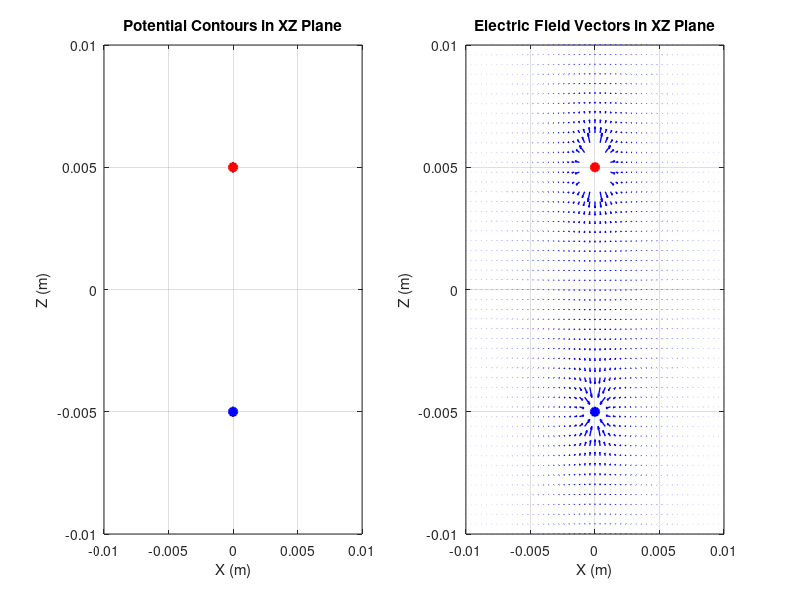
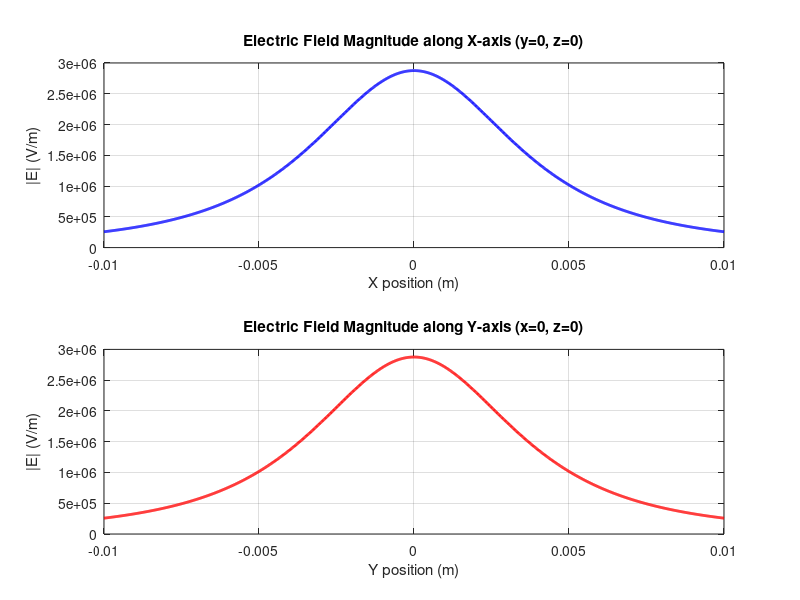

Source code (MATLAB) for these figures, in order:
clear all; close all; clc;

% Dipole parameters
Q = 4e-9;
d = 0.01;
epsilon0 = 8.854e-12;

% Charge positions: dipole along z-axis
z_plus = d/2;    % +Q at (0,0,d/2)
z_minus = -d/2;  % -Q at (0,0,-d/2)

% Grid for XZ plane (y=0)
[x, z] = meshgrid(-0.01:0.0002:0.01, -0.01:0.0002:0.01);
y = zeros(size(x));

% Calculate distances
r_plus = sqrt(x.^2 + y.^2 + (z - z_plus).^2);
r_minus = sqrt(x.^2 + y.^2 + (z - z_minus).^2);

% Calculate potential
V = (Q/(4*pi*epsilon0)) * (1./r_plus - 1./r_minus);

% Calculate electric field
[Ex, Ez] = gradient(-V, 0.0002, 0.0002);

%% Part A: Plot in XZ plane only
figure(1)
set(gcf, 'Name', 'Part A: Potential Contours & Electric field', 'NumberTitle', 'off');

% XZ Plane - Potential contours
subplot(1,2,1)
contour(x, z, V, 100, 'LineWidth', 1);
hold on;
% charge markers
plot(0, z_plus, 'ro', 'MarkerSize', 6, 'MarkerFaceColor', 'r', 'LineWidth', 1.5);
plot(0, z_minus, 'bo', 'MarkerSize', 6, 'MarkerFaceColor', 'b', 'LineWidth', 1.5);
axis([-0.01 0.01 -0.01 0.01]);
xlabel('X (m)'); ylabel('Z (m)');
title('Potential Contours in XZ Plane');
grid on; hold off;

% XZ Plane - Electric field vectors
subplot(1,2,2)
% Create mask to exclude region very near charges
mask = sqrt(x.^2 + (z - z_plus).^2) > 0.001 & sqrt(x.^2 + (z - z_minus).^2) > 0.001;

% Apply mask to arrow data
x_masked = x;
z_masked = z;
Ex_masked = Ex;
Ez_masked = Ez;

x_masked(~mask) = NaN;
z_masked(~mask) = NaN;
Ex_masked(~mask) = 0;
Ez_masked(~mask) = 0;

% Plot with masked data (cleaner near charges)
quiver(x_masked(1:2:end, 1:2:end), z_masked(1:2:end, 1:2:end), ...
       Ex_masked(1:2:end, 1:2:end), Ez_masked(1:2:end, 1:2:end), 'b', 'LineWidth', 1);
hold on;

% charge markers
plot(0, z_plus, 'ro', 'MarkerSize', 6, 'MarkerFaceColor', 'r', 'LineWidth', 1.5);
plot(0, z_minus, 'bo', 'MarkerSize', 6, 'MarkerFaceColor', 'b', 'LineWidth', 1.5);
axis([-0.01 0.01 -0.01 0.01]);
xlabel('X (m)'); ylabel('Z (m)');
title('Electric Field Vectors in XZ Plane');
grid on; hold off;

%% Part B: Calculate |E| on X and Y axes correctly
figure(2)
set(gcf, 'Name', 'Part B: |E| on X & Y axes', 'NumberTitle', 'off');

% X-axis
x_points = linspace(-0.01, 0.01, 1000);
y_axis = zeros(size(x_points));
z_axis = zeros(size(x_points));

% Calculate field COMPONENTS along X-axis
% Distance vectors
r_plus_x = sqrt(x_points.^2 + y_axis.^2 + (z_axis - z_plus).^2);
r_minus_x = sqrt(x_points.^2 + y_axis.^2 + (z_axis - z_minus).^2);

% Field from +Q
Ex_plus = (Q/(4*pi*epsilon0)) * (x_points - 0) ./ (r_plus_x.^3);
Ey_plus = (Q/(4*pi*epsilon0)) * (y_axis - 0) ./ (r_plus_x.^3);
Ez_plus = (Q/(4*pi*epsilon0)) * (z_axis - z_plus) ./ (r_plus_x.^3);

% Field from -Q
Ex_minus = (-Q/(4*pi*epsilon0)) * (x_points - 0) ./ (r_minus_x.^3);
Ey_minus = (-Q/(4*pi*epsilon0)) * (y_axis - 0) ./ (r_minus_x.^3);
Ez_minus = (-Q/(4*pi*epsilon0)) * (z_axis - z_minus) ./ (r_minus_x.^3);

% Total field components
Ex_total = Ex_plus + Ex_minus;
Ey_total = Ey_plus + Ey_minus;
Ez_total = Ez_plus + Ez_minus;

% Magnitude along X-axis
E_mag_x = sqrt(Ex_total.^2 + Ey_total.^2 + Ez_total.^2);

% Y-axis
y_axis = linspace(-0.01, 0.01, 1000);
x_axis = zeros(size(y_axis));
z_axis = zeros(size(y_axis));

% Calculate field COMPONENTS along Y-axis
r_plus_y = sqrt(x_axis.^2 + y_axis.^2 + (z_axis - z_plus).^2);
r_minus_y = sqrt(x_axis.^2 + y_axis.^2 + (z_axis - z_minus).^2);

% Field from +Q
Ex_plus = (Q/(4*pi*epsilon0)) * (x_axis - 0) ./ (r_plus_y.^3);
Ey_plus = (Q/(4*pi*epsilon0)) * (y_axis - 0) ./ (r_plus_y.^3);
Ez_plus = (Q/(4*pi*epsilon0)) * (z_axis - z_plus) ./ (r_plus_y.^3);

% Field from -Q
Ex_minus = (-Q/(4*pi*epsilon0)) * (x_axis - 0) ./ (r_minus_y.^3);
Ey_minus = (-Q/(4*pi*epsilon0)) * (y_axis - 0) ./ (r_minus_y.^3);
Ez_minus = (-Q/(4*pi*epsilon0)) * (z_axis - z_minus) ./ (r_minus_y.^3);

% Total field components
Ex_total = Ex_plus + Ex_minus;
Ey_total = Ey_plus + Ey_minus;
Ez_total = Ez_plus + Ez_minus;

% Magnitude along Y-axis
E_mag_y = sqrt(Ex_total.^2 + Ey_total.^2 + Ez_total.^2);

% Plot |E| on X-axis
subplot(2,1,1)
plot(x_points, E_mag_x, 'b-', 'LineWidth', 2);
xlabel('X position (m)'); ylabel('|E| (V/m)');
title('Electric Field Magnitude along X-axis (y=0, z=0)');
grid on;

% Plot |E| on Y-axis
subplot(2,1,2)
plot(y_axis, E_mag_y, 'r-', 'LineWidth', 2);
xlabel('Y position (m)'); ylabel('|E| (V/m)');
title('Electric Field Magnitude along Y-axis (x=0, z=0)');
grid on;